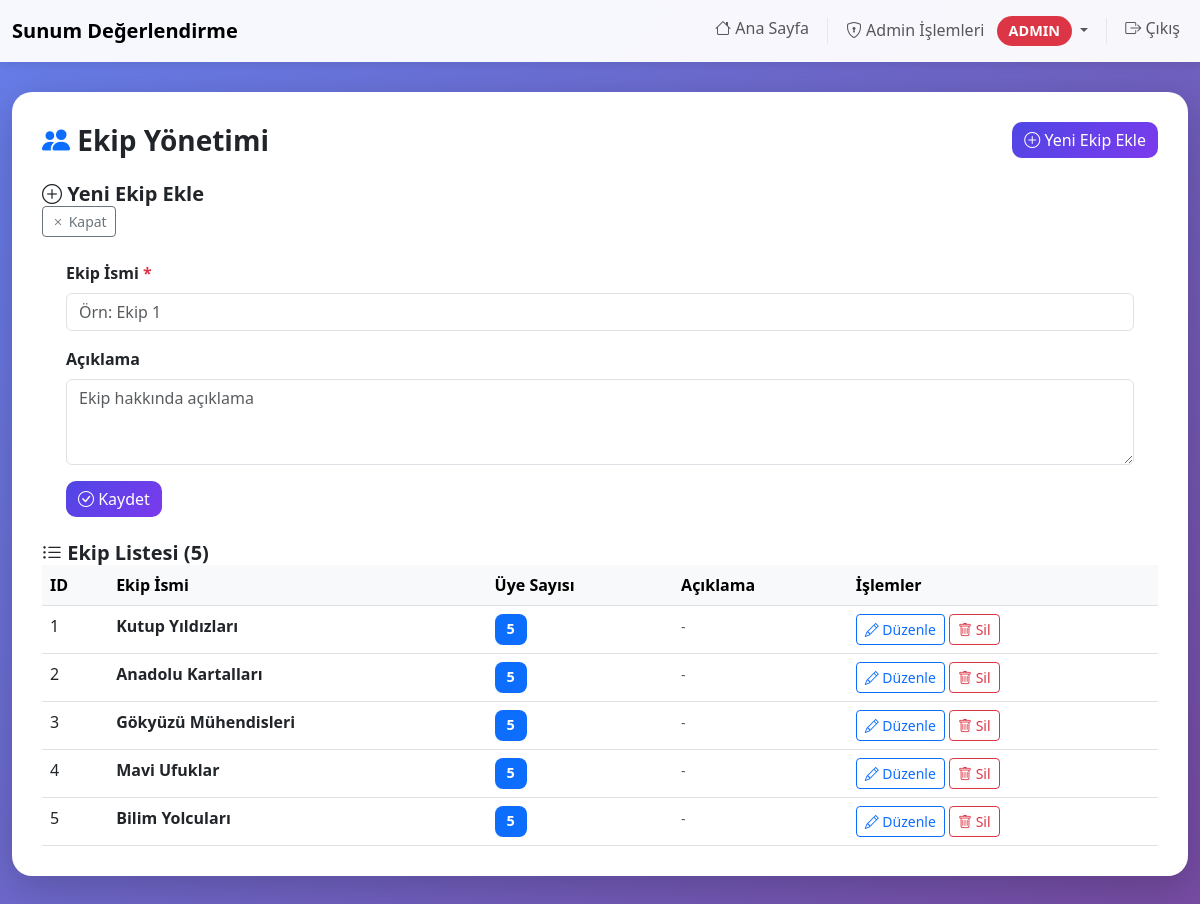
The page /admin/ekip (signed in) on the database its author committed.
### sunum_app/models.py (models this page shows, shortened)
class Ekip(db.Model):
    id = db.Column(db.Integer, primary_key=True)
    isim = db.Column(db.String(200), nullable=False)
    aciklama = db.Column(db.Text)
    ogrenciler = db.relationship("Ogrenci", backref="ekip", lazy=True)
    sunumlar = db.relationship("Sunum", backref="ekip", lazy=True)

### sunum_app/controllers.py (the view, shortened to what this page needs)
class AdminEkipView(MethodView):
    decorators = [login_required]
    def get(self):
        if not current_user.is_admin:
            return redirect(url_for("index"))
        ekipler = Ekip.query.all()
        return render_template("admin_ekip.html", ekipler=ekipler)

### templates/admin_ekip.html (shortened to what this page needs)
{% extends 'base.html' %}
{% block content %}
<div class="d-flex justify-content-between align-items-center mb-4">
    <h3 class="fw-bold mb-0">
        <i class="bi bi-people-fill text-primary"></i> Ekip Yönetimi
    </h3>
    <button class="btn btn-primary" onclick="toggleForm()">
        <i class="bi bi-plus-circle"></i> Yeni Ekip Ekle
    </button>
</div>
<div class="form-card" id="ekipForm">
    <div class="list-header">
        <h5 class="mb-0 fw-bold">
            <i class="bi bi-plus-circle"></i> Yeni Ekip Ekle
        </h5>
        <button class="btn btn-sm btn-outline-secondary" onclick="toggleForm()">
            <i class="bi bi-x"></i> Kapat
        </button>
    </div>
    <div class="card-body p-4">
        <form method="POST" action="{{ url_for('admin_ekip') }}">
            <div class="mb-3">
                <label class="form-label fw-bold">Ekip İsmi <span class="text-danger">*</span></label>
                <input type="text" class="form-control" name="isim" required placeholder="Örn: Ekip 1">
            </div>
            <div class="mb-3">
                <label class="form-label fw-bold">Açıklama</label>
                <textarea class="form-control" name="aciklama" rows="3" placeholder="Ekip hakkında açıklama"></textarea>
            </div>
            <button type="submit" class="btn btn-primary">
                <i class="bi bi-check-circle"></i> Kaydet
            </button>
        </form>
    </div>
</div>
<div class="list-card">
    <div class="list-header">
        <h5 class="mb-0 fw-bold">
            <i class="bi bi-list-ul"></i> Ekip Listesi ({{ ekipler|length }})
        </h5>
    </div>
    <div class="card-body p-0">
        {% if ekipler %}
        <div class="table-responsive">
            <table class="table table-hover mb-0">
                <thead class="table-light">
                    <tr>
                        <th>ID</th>
                        <th>Ekip İsmi</th>
                        <th>Üye Sayısı</th>
                        <th>Açıklama</th>
                        <th>İşlemler</th>
                    </tr>
                </thead>
                <tbody>
                    {% for ekip in ekipler %}
                    <tr id="row-{{ ekip.id }}">
                        <td>{{ ekip.id }}</td>
                        <td><strong>{{ ekip.isim }}</strong></td>
                        <td>
                            <span class="badge bg-primary">{{ ekip.ogrenciler|length }}</span>
                        </td>
                        <td>
                            <small class="text-muted">{{ ekip.aciklama[:50] if ekip.aciklama else '-' }}{% if ekip.aciklama and ekip.aciklama|length > 50 %}...{% endif %}</small>
                        </td>
                        <td>
                            <button class="btn btn-sm btn-outline-primary" onclick="editEkip({{ ekip.id }}, '{{ ekip.isim }}', '{{ ekip.aciklama|replace("'", "\\'") if ekip.aciklama else "" }}')">
                                <i class="bi bi-pencil"></i> Düzenle
                            </button>
                            <form method="POST" action="{{ url_for('admin_ekip') }}" style="display: inline;" onsubmit="return confirm('Bu ekibi silmek istediğinize emin misiniz?');">
                                <button type="submit" class="btn btn-sm btn-outline-danger">
                                    <i class="bi bi-trash"></i> Sil
                                </button>
                            </form>
                        </td>
                    </tr>
                    {% endfor %}
                </tbody>
            </table>
        </div>
        {% else %}
        <div class="text-center py-5">
            <i class="bi bi-inbox" style="font-size: 3rem; color: #ccc;"></i>
            <p class="text-muted mt-3">Henüz ekip eklenmemiş.</p>
        </div>
        {% endif %}
    </div>
</div>
{% endblock %}

### templates/base.html (style rules this page uses)
:root { --primary-color: #4f46e5; --secondary-color: #7c3aed; }
body { background: linear-gradient(135deg, #667eea 0%, #764ba2 100%); min-height: 100vh; font-family: 'Segoe UI', Tahoma, Geneva, Verdana, sans-serif; }
.btn-primary { background: linear-gradient(135deg, var(--primary-color) 0%, var(--secondary-color) 100%); border: none; border-radius: 10px; }
.badge { padding: 8px 12px; border-radius: 8px; font-size: 0.9rem; }

### rows shown on the page
Ekip: id "1", isim "Kutup Yıldızları", ogrenciler|length "5", aciklama "-"
Ekip: id "2", isim "Anadolu Kartalları", ogrenciler|length "5", aciklama "-"
Ekip: id "3", isim "Gökyüzü Mühendisleri", ogrenciler|length "5", aciklama "-"
Ekip: id "4", isim "Mavi Ufuklar", ogrenciler|length "5", aciklama "-"
Ekip: id "5", isim "Bilim Yolcuları", ogrenciler|length "5", aciklama "-"

### other values the page prints
{{ ekipler|length }} "5"
